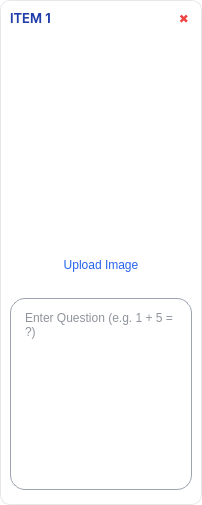
<?xml version="1.0" encoding="UTF-8"?>
<ui version="4.0">
 <class>CardQuiz_edit</class>
 <widget class="QWidget" name="CardQuiz_edit">
  <property name="geometry">
   <rect>
    <x>0</x>
    <y>0</y>
    <width>202</width>
    <height>505</height>
   </rect>
  </property>
  <property name="sizePolicy">
   <sizepolicy hsizetype="Preferred" vsizetype="MinimumExpanding">
    <horstretch>0</horstretch>
    <verstretch>0</verstretch>
   </sizepolicy>
  </property>
  <property name="minimumSize">
   <size>
    <width>0</width>
    <height>0</height>
   </size>
  </property>
  <property name="windowTitle">
   <string>Form</string>
  </property>
  <property name="styleSheet">
   <string notr="true">* {
    font: 11pt &quot;Inter&quot;;
    color: #1f2937;
}

#CardQuiz_edit {
    background: transparent;
    color: #1f2937;
}

#Card {
    background-color: #ffffff;
    border-radius: 10px;
    border: 1px solid #e5e7eb;
}

#frame_2,
#widget_img {
    border: none;
}

QLabel {
    color: #374151;
}

QToolTip {
    background-color: #ffffff;
    color: #1f2937;
    border: 1px solid #d1d5db;
    padding: 4px 6px;
    border-radius: 6px;
    font: 10pt &quot;Inter&quot;;
}

#widget_header {
    background-color: #ffffff;
    border-top-left-radius: 10px;
    border-top-right-radius: 10px;
}

#label_itemno {
    font: 10pt &quot;Inter SemiBold&quot;;
    color: #1e40af;
}

#btn_delete {
    background-color: transparent;
    color: #ef4444;
    font: 12pt &quot;Inter SemiBold&quot;;
    border-radius: 15px;
}

#btn_delete:hover {
    color: #ffffff;
    background-color: #ef4444;
    border: 1px solid #ef4444;
}

#btn_q_image {
    background-color: #ffffff;
    border: none;
    border-radius: 8px;
}

#btn_q_image:hover {
    background-color: #eff6ff;
    border: none;
}

#btn_upload_img {
    border: none;
    color: #2563eb;
    background-color: transparent;
    margin: 0px 20px;
    font: 10pt &quot;Inter Medium&quot;;
}

#btn_upload_img:hover {
    color: #1d4ed8;
}

#txt_question {
    background-color: #ffffff;
    border-radius: 15px;
    padding: 8px 10px;
    border: 1px solid #9ca3af;
    color: #1f2937;
}

#txt_question:hover {
    border: 1px solid #3b82f6;
}

#txt_question:focus {
    border: 1px solid #2563eb;
}</string>
  </property>
  <layout class="QHBoxLayout" name="horizontalLayout">
   <property name="leftMargin">
    <number>0</number>
   </property>
   <property name="topMargin">
    <number>0</number>
   </property>
   <property name="rightMargin">
    <number>0</number>
   </property>
   <property name="bottomMargin">
    <number>0</number>
   </property>
   <item>
    <widget class="QFrame" name="Card">
     <property name="sizePolicy">
      <sizepolicy hsizetype="Preferred" vsizetype="MinimumExpanding">
       <horstretch>0</horstretch>
       <verstretch>0</verstretch>
      </sizepolicy>
     </property>
     <property name="minimumSize">
      <size>
       <width>0</width>
       <height>0</height>
      </size>
     </property>
     <property name="styleSheet">
      <string notr="true"/>
     </property>
     <property name="frameShape">
      <enum>QFrame::StyledPanel</enum>
     </property>
     <property name="frameShadow">
      <enum>QFrame::Raised</enum>
     </property>
     <layout class="QHBoxLayout" name="horizontalLayout_2">
      <property name="spacing">
       <number>0</number>
      </property>
      <property name="leftMargin">
       <number>0</number>
      </property>
      <property name="topMargin">
       <number>0</number>
      </property>
      <property name="rightMargin">
       <number>0</number>
      </property>
      <property name="bottomMargin">
       <number>5</number>
      </property>
      <item>
       <widget class="QFrame" name="frame_2">
        <property name="sizePolicy">
         <sizepolicy hsizetype="Preferred" vsizetype="MinimumExpanding">
          <horstretch>0</horstretch>
          <verstretch>0</verstretch>
         </sizepolicy>
        </property>
        <property name="minimumSize">
         <size>
          <width>0</width>
          <height>0</height>
         </size>
        </property>
        <property name="frameShape">
         <enum>QFrame::StyledPanel</enum>
        </property>
        <property name="frameShadow">
         <enum>QFrame::Raised</enum>
        </property>
        <layout class="QVBoxLayout" name="layout_card_body">
         <property name="spacing">
          <number>0</number>
         </property>
         <property name="leftMargin">
          <number>0</number>
         </property>
         <property name="topMargin">
          <number>0</number>
         </property>
         <property name="rightMargin">
          <number>0</number>
         </property>
         <property name="bottomMargin">
          <number>0</number>
         </property>
         <item>
          <widget class="QWidget" name="widget_header" native="true">
           <property name="minimumSize">
            <size>
             <width>0</width>
             <height>35</height>
            </size>
           </property>
           <property name="maximumSize">
            <size>
             <width>16777215</width>
             <height>35</height>
            </size>
           </property>
           <layout class="QHBoxLayout" name="horizontalLayout_4">
            <property name="leftMargin">
             <number>9</number>
            </property>
            <property name="topMargin">
             <number>0</number>
            </property>
            <property name="rightMargin">
             <number>2</number>
            </property>
            <property name="bottomMargin">
             <number>0</number>
            </property>
            <item>
             <widget class="QLabel" name="label_itemno">
              <property name="minimumSize">
               <size>
                <width>0</width>
                <height>30</height>
               </size>
              </property>
              <property name="maximumSize">
               <size>
                <width>16777215</width>
                <height>30</height>
               </size>
              </property>
              <property name="font">
               <font>
                <family>Inter SemiBold</family>
                <pointsize>10</pointsize>
                <weight>50</weight>
                <italic>false</italic>
                <bold>false</bold>
               </font>
              </property>
              <property name="styleSheet">
               <string notr="true"/>
              </property>
              <property name="text">
               <string>ITEM 1</string>
              </property>
              <property name="alignment">
               <set>Qt::AlignLeading|Qt::AlignLeft|Qt::AlignVCenter</set>
              </property>
             </widget>
            </item>
            <item>
             <widget class="QPushButton" name="btn_delete">
              <property name="minimumSize">
               <size>
                <width>30</width>
                <height>30</height>
               </size>
              </property>
              <property name="maximumSize">
               <size>
                <width>30</width>
                <height>30</height>
               </size>
              </property>
              <property name="cursor">
               <cursorShape>PointingHandCursor</cursorShape>
              </property>
              <property name="toolTip">
               <string>Delete</string>
              </property>
              <property name="text">
               <string>✖</string>
              </property>
              <property name="iconSize">
               <size>
                <width>20</width>
                <height>20</height>
               </size>
              </property>
             </widget>
            </item>
           </layout>
          </widget>
         </item>
         <item>
          <widget class="QWidget" name="widget_img" native="true">
           <layout class="QHBoxLayout" name="horizontalLayout_3">
            <property name="leftMargin">
             <number>0</number>
            </property>
            <property name="topMargin">
             <number>0</number>
            </property>
            <property name="rightMargin">
             <number>0</number>
            </property>
            <property name="bottomMargin">
             <number>5</number>
            </property>
            <item>
             <widget class="QLabel" name="label_q_image">
              <property name="sizePolicy">
               <sizepolicy hsizetype="Preferred" vsizetype="Preferred">
                <horstretch>0</horstretch>
                <verstretch>0</verstretch>
               </sizepolicy>
              </property>
              <property name="minimumSize">
               <size>
                <width>200</width>
                <height>200</height>
               </size>
              </property>
              <property name="maximumSize">
               <size>
                <width>200</width>
                <height>200</height>
               </size>
              </property>
              <property name="text">
               <string/>
              </property>
              <property name="pixmap">
               <pixmap resource="../resources.qrc">:/Images/Images/no-image2.png</pixmap>
              </property>
              <property name="scaledContents">
               <bool>true</bool>
              </property>
              <property name="alignment">
               <set>Qt::AlignCenter</set>
              </property>
             </widget>
            </item>
           </layout>
          </widget>
         </item>
         <item>
          <widget class="QWidget" name="widget" native="true">
           <layout class="QHBoxLayout" name="horizontalLayout_5">
            <item>
             <widget class="QPushButton" name="btn_upload_img">
              <property name="minimumSize">
               <size>
                <width>150</width>
                <height>30</height>
               </size>
              </property>
              <property name="maximumSize">
               <size>
                <width>150</width>
                <height>30</height>
               </size>
              </property>
              <property name="cursor">
               <cursorShape>PointingHandCursor</cursorShape>
              </property>
              <property name="styleSheet">
               <string notr="true"/>
              </property>
              <property name="text">
               <string>Upload Image</string>
              </property>
             </widget>
            </item>
           </layout>
          </widget>
         </item>
         <item>
          <widget class="QWidget" name="widget_q_a" native="true">
           <layout class="QVBoxLayout" name="layout_inputs">
            <item>
             <widget class="QPlainTextEdit" name="txt_question">
              <property name="sizePolicy">
               <sizepolicy hsizetype="Preferred" vsizetype="Preferred">
                <horstretch>0</horstretch>
                <verstretch>0</verstretch>
               </sizepolicy>
              </property>
              <property name="minimumSize">
               <size>
                <width>0</width>
                <height>100</height>
               </size>
              </property>
              <property name="placeholderText">
               <string>Enter Question (e.g. 1 + 5 = ?)</string>
              </property>
             </widget>
            </item>
           </layout>
          </widget>
         </item>
        </layout>
       </widget>
      </item>
     </layout>
    </widget>
   </item>
  </layout>
 </widget>
 <resources>
  <include location="../resources.qrc"/>
 </resources>
 <connections/>
</ui>
